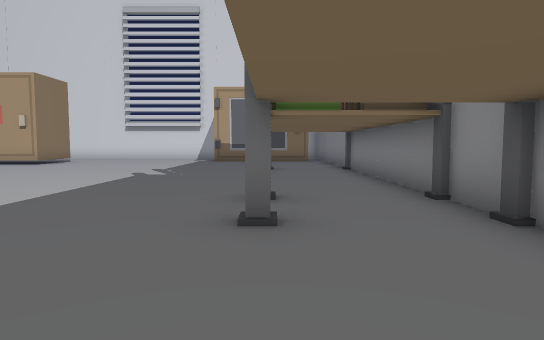
view 1 (above)

16 first-person views from a walk through a scene from a Unity 3-D project. The camera is 1.3 m above the floor, tilts 4° down and sees 75° across. The floor is counted in squares, 1.8 m on a side. Each view is taken from the middle of a square. On the plan, view 1 faces up. The plan holds only what a view shows up to about 11 squares ahead; the rest is blank. The player is left out.

view 2
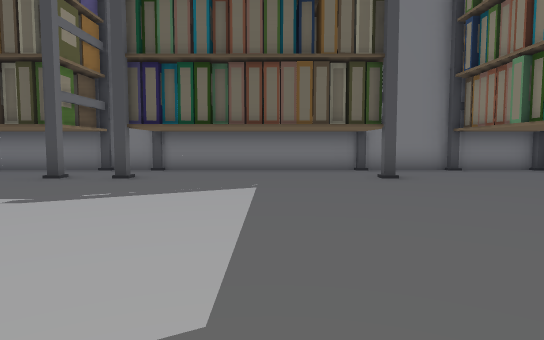

view 3
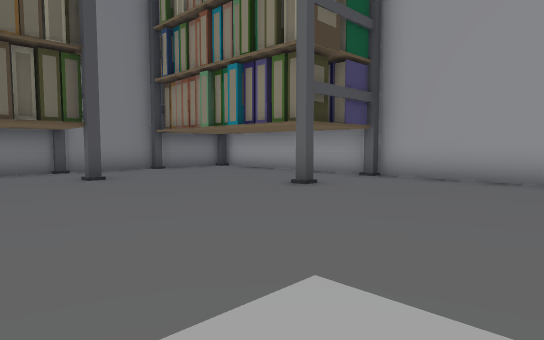

view 4
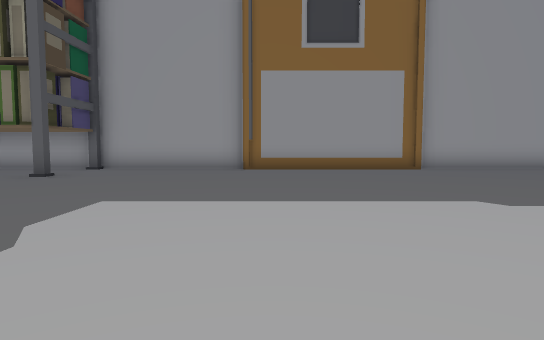

view 5
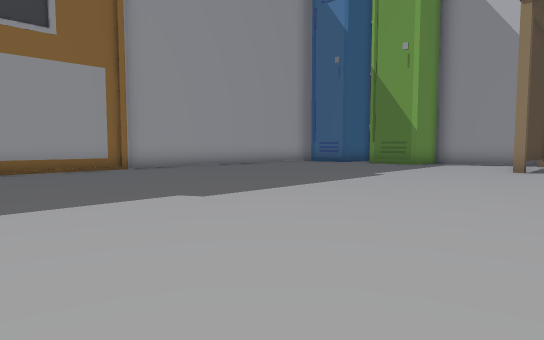

view 6
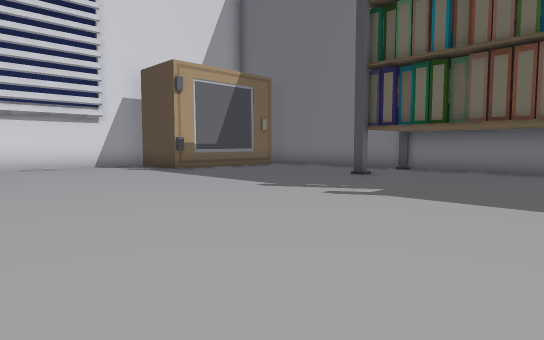

view 7
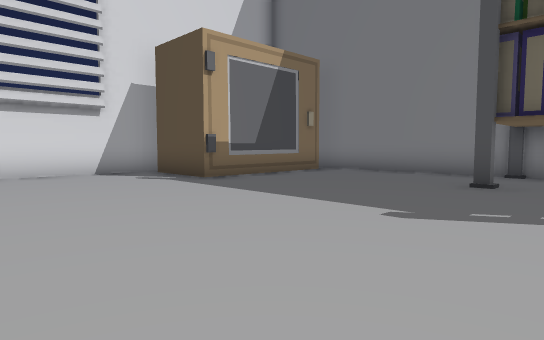

view 8
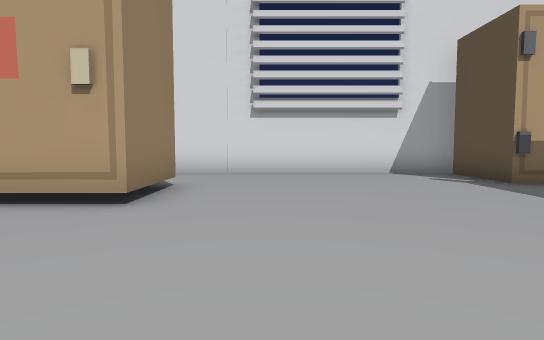

view 9
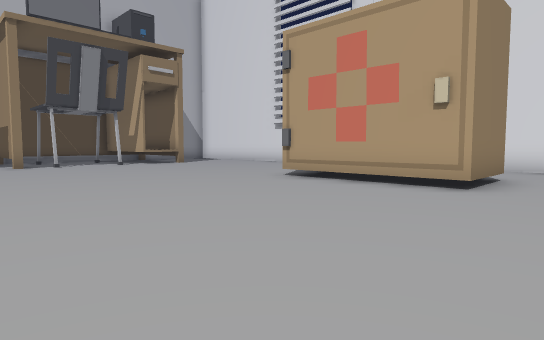

view 10
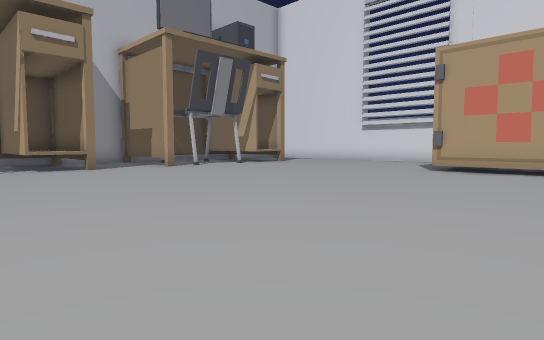

view 11
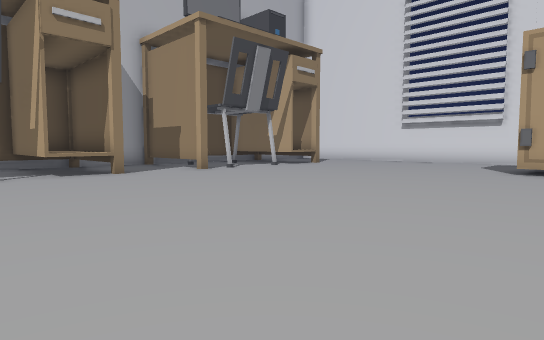

view 12
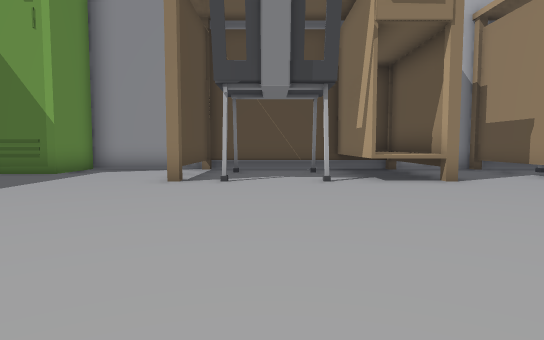

view 13
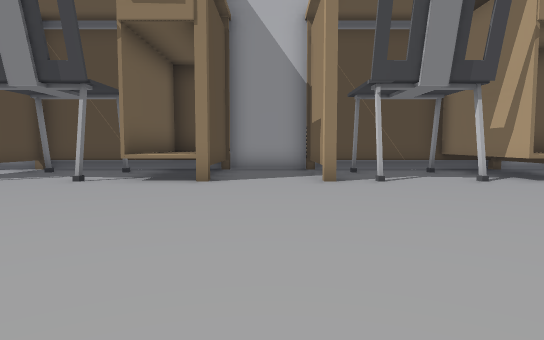

view 14
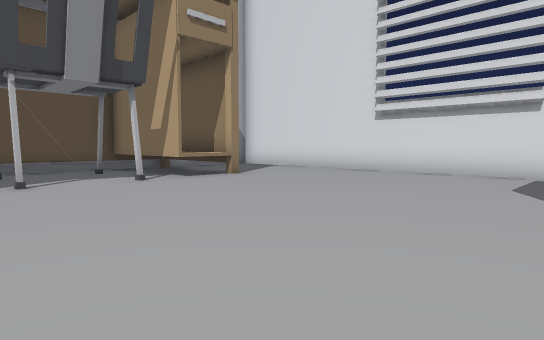

view 15
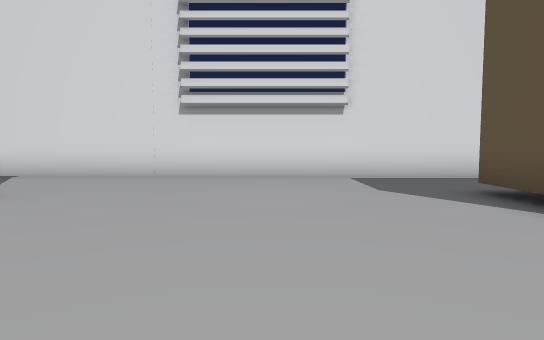

view 16
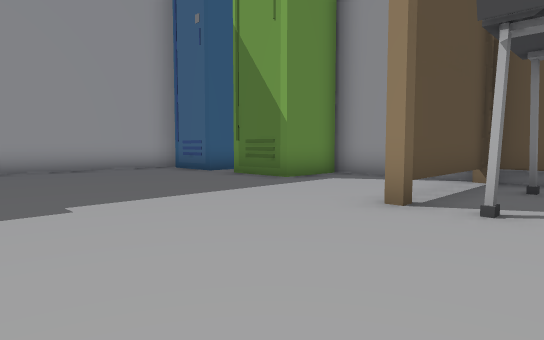

### Floor plan
Key: @ floor where view 1 was taken; # wall or solid block; . floor; ^ raised ledge.
Columns run from 24 left of view 1 to 3 right of it. Each row starts with its distance up from view 1.
 19   #####################
 18   ............ ........
 17   ...........  .......#
 16 #............  .......####
 15 #...........#  #...........#
 14 ####^.......####...........#
 13 #..........................#
 12 #.#.#......................#
 11 #.......................#..#
 10 #..........................#
  9 #####......................#
  8 #..........................#
  7 #..........................#
  6 ####^......................#
  5 #####...........    ....#..#
  4 #...............     ......#
  3 #...............   .....#..#
  2 #................ .........#
  1 #####......................#
  0 #.......................@..#
 -1 #..........................#
 -2 #..........................#
 -3 ###.....................#..#
 -4   #........................#
 -5   ..................#......#
 -6  ##........................#
 -7   #........................#
 -8   ##########################

Positions as (right, up) in squares from view 1, and headings:
1: (0, 0), facing up
2: (-8, 0), facing right
3: (-8, 0), facing down-right
4: (-9, 3), facing down
5: (-9, 3), facing down-left
6: (-8, 6), facing up-right
7: (-7, 9), facing up-right
8: (-7, 9), facing up
9: (-7, 7), facing up-left
10: (-9, 3), facing up-left
11: (-11, 3), facing up-left
12: (-13, 3), facing left
13: (-13, 8), facing left
14: (-13, 9), facing up-left
15: (-16, 10), facing up
16: (-16, 3), facing down-left
